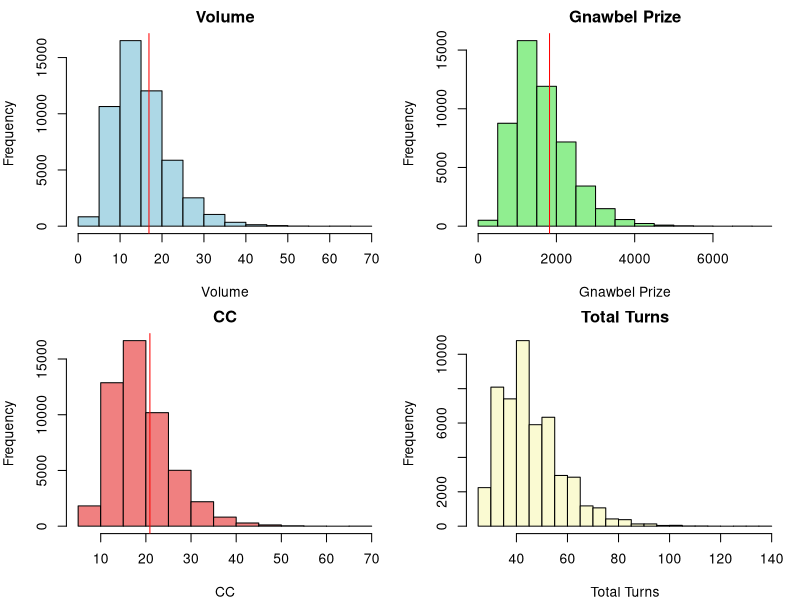

Write R code to recreate this figure.
# Part 1: Generic Start

# Function to simulate the game with increased randomness
simulate_game_random <- function() {
  # Stage 1 parameters with 4% randomness (use own cr, but make sure there's a gap of 0.04 for uncertainty)
  stage1_catch_prob <- runif(1, 0.71, 0.75)
  stage1_words_per_catch <- 940
  stage1_words_required <- 4000
  
  # Stage 2 parameters with 4% randomness (use own cr, but make sure there's a gap of 0.04 for uncertainty)
  stage2_a_encounter_prob <- runif(1, 0.58, 0.62)
  stage2_a_catch_prob <- runif(1, 0.71, 0.75)
  stage2_a_words_per_catch <- 940
  
  stage2_b_catch_prob <- runif(1, 0.65, 0.69)
  stage2_b_words_per_catch <- 3750
  stage2_b_additional_turns <- 2
  
  # Simulation
  total_words <- 0
  turns_left <- 25
  total_turns <- 25
  
  # Stage 1
  while (total_words < stage1_words_required && turns_left > 0) {
    if (runif(1) < stage1_catch_prob) {
      total_words <- total_words + stage1_words_per_catch
    }
    turns_left <- turns_left - 1
  }
  
  # Stage 2
  while (turns_left > 0) {
    if (runif(1) < stage2_a_encounter_prob) {
      turns_left <- turns_left - 1  # Loss of turn due to encounter
      if (runif(1) < stage2_a_catch_prob) {
        total_words <- total_words + stage2_a_words_per_catch
      }
    } else {
      turns_left <- turns_left - 1  # Loss of turn due to encounter
      if (runif(1) < stage2_b_catch_prob) {
        total_words <- total_words + stage2_b_words_per_catch
        total_turns <- total_turns + stage2_b_additional_turns
        turns_left  <- turns_left + stage2_b_additional_turns
      }
    }
  }
  
  return(c(volume = total_words / 4000, gnawbel_prize = (total_words / 4000) * 2*54, CC = (total_words / 4000) + 4, total_turns = total_turns))
} #remove the 2 if toc4 not upgraded, change to 4 if event

# Simulate the game 50,000 times with increased randomness
simulations_random <- replicate(50000, simulate_game_random())

# Extract parameters from simulations
volume_random <- simulations_random[1,]
gnawbel_prize_random <- simulations_random[2,]
CC_random <- simulations_random[3,]
total_turns_random <- simulations_random[4,]

# Calculate the median values
median_volume_random <- median(volume_random)
median_gnawbel_prize_random <- median(gnawbel_prize_random)
median_CC_random <- median(CC_random)
median_turns_random <- median(total_turns_random)

# Calculate the 25th to 75th percentiles
percentiles_volume_random <- quantile(volume_random, c(0.25, 0.75))
percentiles_gnawbel_prize_random <- quantile(gnawbel_prize_random, c(0.25, 0.75))
percentiles_CC_random <- quantile(CC_random, c(0.25, 0.75))
percentiles_turns_random <- quantile(total_turns_random, c(0.25, 0.75))

# Print the results with increased randomness
cat("Median Volume (with increased randomness):", median_volume_random, "\n")
cat("25th Percentile of Volume:", percentiles_volume_random[1], "\n")
cat("75th Percentile of Volume:", percentiles_volume_random[2], "\n")
cat("\n")
cat("Median Gnawbel Prize:", median_gnawbel_prize_random, "\n")
cat("25th Percentile of Gnawbel Prize:", percentiles_gnawbel_prize_random[1], "\n")
cat("75th Percentile of Gnawbel Prize:", percentiles_gnawbel_prize_random[2], "\n")
cat("\n")
cat("Median CC:", median_CC_random, "\n")
cat("25th Percentile of CC:", percentiles_CC_random[1], "\n")
cat("75th Percentile of CC:", percentiles_CC_random[2], "\n")
cat("\n")
cat("Median Total Turns:", median_turns_random, "\n")
cat("25th Percentile of Total Turns:", percentiles_turns_random[1], "\n")
cat("75th Percentile of Total Turns:", percentiles_turns_random[2], "\n")
cat("\n")

# Part 2: Startpoint

# Function to simulate the game with increased randomness and starting from specific words and turns
simulate_game_random_from_start <- function(starting_words, starting_turns) {
 # Stage 1 parameters with 4% randomness 
  stage1_catch_prob <- runif(1, 0.71, 0.75)
  stage1_words_per_catch <- 940
  stage1_words_required <- 4000
  
  # Stage 2 parameters with 4% randomness
  stage2_a_encounter_prob <- runif(1, 0.58, 0.62)
  stage2_a_catch_prob <- runif(1, 0.71, 0.75)
  stage2_a_words_per_catch <- 940
  
  stage2_b_catch_prob <- runif(1, 0.64, 0.7)
  stage2_b_words_per_catch <- 3750
  stage2_b_additional_turns <- 2
  
  # Simulation
  total_words <- starting_words
  turns_left <- starting_turns
  total_turns <- 25
  
  # Stage 1
  while (total_words < stage1_words_required && turns_left > 0) {
    turns_left <- turns_left - 1  # Loss of turn due to encounter
    if (runif(1) < stage1_catch_prob) {
      total_words <- total_words + stage1_words_per_catch
    }
  }
  
  # Stage 2
  while (turns_left > 0) {
    if (runif(1) < stage2_a_encounter_prob) {
      turns_left <- turns_left - 1  # Loss of turn due to encounter
      if (runif(1) < stage2_a_catch_prob) {
        total_words <- total_words + stage2_a_words_per_catch
      }
    } else {
      turns_left <- turns_left - 1  # Loss of turn due to encounter
      if (runif(1) < stage2_b_catch_prob) {
        total_words <- total_words + stage2_b_words_per_catch
        total_turns <- total_turns + stage2_b_additional_turns
        turns_left  <- turns_left + stage2_b_additional_turns
      }
    }
  }
  
  return(c(volume = total_words / 4000, gnawbel_prize = (total_words / 4000) * 2*54, CC = (total_words / 4000) + 4, total_turns = total_turns))
} #same instructions as before

# Simulate the game 5000 times starting from given point
simulations_random_start <- replicate(50000, simulate_game_random_from_start(44100,9)) #replace with (points, turns left)

# Extract parameters from simulations
volume_random_start <- simulations_random_start[1,]
gnawbel_prize_random_start <- simulations_random_start[2,]
CC_random_start <- simulations_random_start[3,]
total_turns_random_start <- simulations_random_start[4,]

# Calculate the median values
median_volume_random_start <- median(volume_random_start)
median_gnawbel_prize_random_start <- median(gnawbel_prize_random_start)
median_CC_random_start <- median(CC_random_start)
median_turns_random_start <- median(total_turns_random_start)

# Calculate the 25th to 75th percentiles
percentiles_volume_random_start <- quantile(volume_random_start, c(0.25, 0.75))
percentiles_gnawbel_prize_random_start <- quantile(gnawbel_prize_random_start, c(0.25, 0.75))
percentiles_CC_random_start <- quantile(CC_random_start, c(0.25, 0.75))
percentiles_turns_random_start <- quantile(total_turns_random_start, c(0.25, 0.75))

# Print the results with increased randomness and starting from specific words and turns
cat("Median Volume (starting from specific words and turns):", median_volume_random_start, "\n")
cat("25th Percentile of Volume:", percentiles_volume_random_start[1], "\n")
cat("75th Percentile of Volume:", percentiles_volume_random_start[2], "\n")
cat("\n")
cat("Median Gnawbel Prize (starting from specific words and turns):", median_gnawbel_prize_random_start, "\n")
cat("25th Percentile of Gnawbel Prize:", percentiles_gnawbel_prize_random_start[1], "\n")
cat("75th Percentile of Gnawbel Prize:", percentiles_gnawbel_prize_random_start[2], "\n")
cat("\n")
cat("Median CC (starting from specific words and turns):", median_CC_random_start, "\n")
cat("25th Percentile of CC:", percentiles_CC_random_start[1], "\n")
cat("75th Percentile of CC:", percentiles_CC_random_start[2], "\n")
cat("\n")

# Simulate the game starting from a clean slate 5000 times
clean_slate_runs <- simulations_random
# Extract words from clean slate runs
words_clean_slate <- clean_slate_runs[1, ] * 4000

# Calculate median and percentiles for clean slate runs
median_words_clean_slate <- median(words_clean_slate)
percentiles_words_clean_slate <- quantile(words_clean_slate, c(0.25, 0.75))

# Simulate the specific run with parameters from 5000 runs
specific_run <- c(
  volume = median_volume_random_start,
  gnawbel_prize = median_gnawbel_prize_random_start,
  CC = median_CC_random_start,
  total_turns = median_turns_random_start
)

# Compare specific run to clean slate distribution
# Calculate specific run percentile
percentile_specific_run <- mean(words_clean_slate < specific_run["volume"] * 4000) * 100

# Print the percentile message

if (percentile_specific_run > 50) {
  cat(sprintf("Your specific run is performing above median clean slate runs, at %.2f percentile, and you will reach %.2f words.\n", percentile_specific_run, specific_run["volume"] * 4000))
} else {
  cat(sprintf("Your specific run is performing below median clean slate runs, at %.2f percentile, and you will reach %.2f words.\n", percentile_specific_run, specific_run["volume"] * 4000))
}
# Plot histograms

par(mfrow = c(2, 2))
par(mar = c(4, 4, 2, 1))

# Plot Volume histogram
hist(volume_random, main = "Volume", xlab = "Volume", col = "lightblue", border = "black")
abline(v = specific_run["volume"], col = "red", lty = 1)
#text(x = specific_run["volume"], y = max(table(volume_random)) + 0.1, "Specific Run", pos = 2, col = "red")

# Plot Gnawbel Prize histogram
hist(gnawbel_prize_random, main = "Gnawbel Prize", xlab = "Gnawbel Prize", col = "lightgreen", border = "black")
abline(v = specific_run["gnawbel_prize"], col = "red", lty = 1)
#text(x = specific_run["gnawbel_prize"], y = max(table(gnawbel_prize_random)) + 0.1, "Specific Run", pos = 2, col = "red")

# Plot CC histogram
hist(CC_random, main = "CC", xlab = "CC", col = "lightcoral", border = "black")
abline(v = specific_run["CC"], col = "red", lty = 1)
#text(x = specific_run["CC"], y = max(table(CC_random)) + 0.1, "Specific Run", pos = 2, col = "red")

# Plot Total Turns histogram
hist(total_turns_random, main = "Total Turns", xlab = "Total Turns", col = "lightgoldenrodyellow", border = "black")
#abline(v = specific_run["total_turns"], col = "red", lty = 1)
#text(x = specific_run["total_turns"], y = max(table(total_turns_random)) + 0.1, "Specific Run", pos = 2, col = "red")

# Reset plot layout
par(mfrow = c(1, 1))

